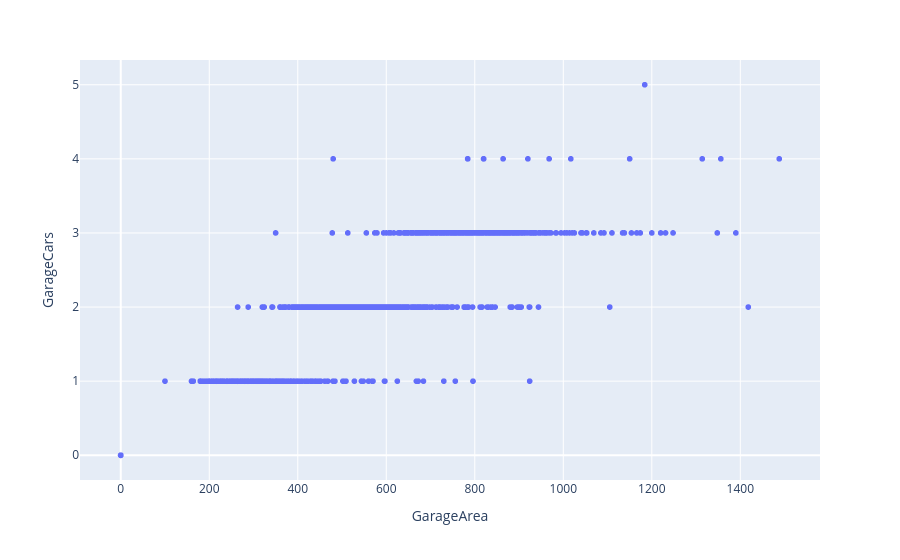

The code cell stored with this chart in its notebook:
### Code cell
#2)
fig = px.scatter(df, x='GarageArea', y='GarageCars')
fig.show()

### Figure 1 — Plotly figure (JSON) as saved in the notebook; plotly's stock layout.template omitted (floating-point values rounded to 4 significant figures; data arrays with more than 128 entries replaced by an {"elided": "..."} marker saying what was removed)
{"data": [{"hovertemplate": "GarageArea=%{x}<br>GarageCars=%{y}<extra></extra>", "legendgroup": "", "marker": {"color": "#636efa", "symbol": "circle"}, "mode": "markers", "name": "", "showlegend": false, "type": "scattergl", "x": {"elided": "2800 float values"}, "xaxis": "x", "y": {"elided": "2800 float values"}, "yaxis": "y"}], "layout": {"legend": {"tracegroupgap": 0}, "margin": {"t": 60}, "xaxis": {"anchor": "y", "domain": [0, 1], "title": {"text": "GarageArea"}}, "yaxis": {"anchor": "x", "domain": [0, 1], "title": {"text": "GarageCars"}}}}
